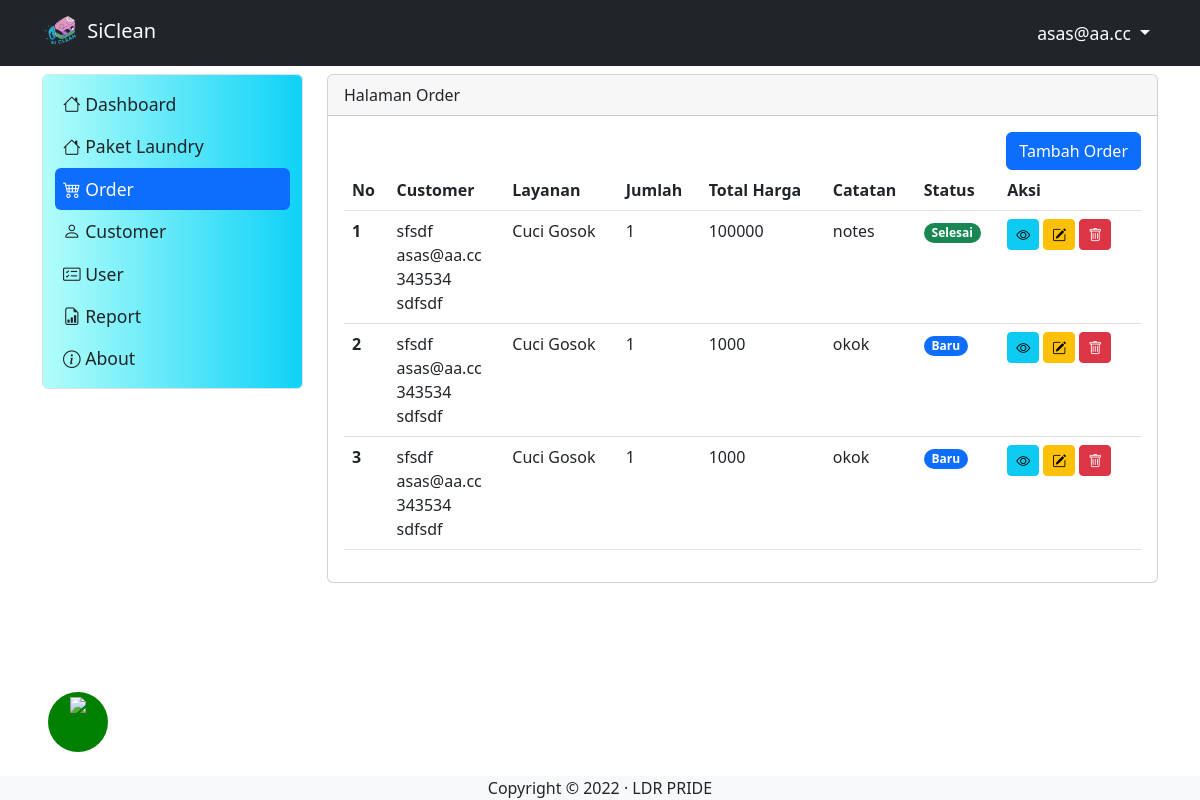
Page /order (signed in) on the committed database.
### tables this page shows
CREATE TABLE `tb_user` (
  `id_user` int(11) NOT NULL,
  `username` varchar(200) DEFAULT NULL,
  `password` varchar(200) DEFAULT NULL,
  `level` int(1) DEFAULT NULL,
  `nama` varchar(200) DEFAULT NULL,
  `nohp` varchar(15) DEFAULT NULL,
  `alamat` varchar(300) DEFAULT NULL
);

CREATE TABLE `tb_order` (
  `id` int(11) NOT NULL,
  `packet_id` int(11) DEFAULT NULL,
  `user_id` int(11) NOT NULL,
  `total_price` varchar(250) NOT NULL,
  `qty` int(50) NOT NULL,
  `notes` varchar(250) NOT NULL,
  `status` int(10) NOT NULL
);

CREATE TABLE `tb_daftar_paket` (
  `id_paket` int(11) NOT NULL,
  `foto` varchar(200) DEFAULT NULL,
  `nama_paket` varchar(200) DEFAULT NULL,
  `keterangan` varchar(200) DEFAULT NULL,
  `harga` varchar(15) DEFAULT NULL
);

### order.php (the view, shortened to what this page needs)
<?php
include "proses/connect.php";
$query = mysqli_query($conn, "SELECT o.id, o.total_price, o.qty, o.notes, o.status, u.username, u.level, u.nama, u.nohp, u.alamat, d.nama_paket, d.keterangan, d.harga from tb_order o, tb_user u, tb_daftar_paket d WHERE o.user_id = u.id_user AND o.packet_id = d.id_paket;");
while ($record = mysqli_fetch_array($query)) {
    $result[] = $record;
}
?>
<div class="col-lg-9 mt-2">
    <div class="card">
        <div class="card-header">
            Halaman Order
        </div>
        <div class="card-body">
            <div class="row">
                <div class="col d-flex justify-content-end">
                    <button class="btn btn-primary" data-bs-toggle="modal" data-bs-target="#ModalTambahUser">Tambah
                        Order</button>
                </div>
            </div>
            <?php
            if (empty($result)) {
                echo "Data Menu Makanan atau Minuman tidak ada";
            } else {
            ?>
            <div class="table-responsive">
                <table class="table table-hover">
                    <thead>
                        <tr class="text-nowrap">
                            <th scope="col">No</th>
                            <th scope="col">Customer</th>
                            <th scope="col">Layanan</th>
                            <th scope="col">Jumlah</th>
                            <th scope="col">Total Harga</th>
                            <th scope="col">Catatan</th>
                            <th scope="col">Status</th>
                            <th scope="col">Aksi</th>
                        </tr>
                    </thead>
                    <tbody>
                        <?php
                            $no = 1;
                            foreach ($result as $row) {
                            ?>
                        <tr>
                            <th scope="row"><?php echo $no++ ?></th>
                            <td>
                                <?php echo $row['nama'] ?>
                                <br>
                                <?php echo $row['username'] ?>
                                <br>
                                <?php echo $row['nohp'] ?>
                                <br>
                                <?php echo $row['alamat'] ?>
                            </td>
                            <td><?php echo $row['nama_paket'] ?></td>
                            <td><?php echo $row['qty'] ?></td>
                            <td><?php echo $row['total_price'] ?></td>
                            <td><?php echo $row['notes'] ?></td>
                            <td>
                                <?php if($row['status'] == 0) : ?>
                                <span class="badge rounded-pill text-bg-primary">Baru</span>
                                <?php elseif($row['status'] == 1) : ?>
                                <span class="badge rounded-pill text-bg-warning">Diproses</span>
                                <?php elseif($row['status'] == 2) : ?>
                                <span class="badge rounded-pill text-bg-success">Selesai</span>
                                <?php endif; ?>
                            </td>
                            <td>
                                <div class="d-flex">
                                    <button class="btn btn-info btn-sm me-1" data-bs-toggle="modal"
                                        data-bs-target="#ModalView<?php echo $row['id'] ?>"><i
                                            class="bi bi-eye"></i></button>
                                    <button class="btn btn-warning btn-sm me-1" data-bs-toggle="modal"
                                        data-bs-target="#ModalEdit<?php echo $row['id'] ?>"><i
                                            class="bi bi-pencil-square"></i></button>
                                    <button class="btn btn-danger btn-sm me-1" data-bs-toggle="modal"
                                        data-bs-target="#ModalDelete<?php echo $row['id'] ?>"><i
                                            class="bi bi-trash"></i></button>
                                </div>
                            </td>
                        </tr>
                        <?php
                            }
                            ?>
                    </tbody>
                </table>
            </div>
            <?php
            }
            ?>
        </div>
    </div>
</div>

### header.php (shortened to what this page needs)
<nav class="navbar navbar-expand navbar-dark bg-dark sticky-top">
    <div class="container-lg">
        <a class="navbar-brand" href="."> <img src="assets/LOGO.png" width="40px"> SiClean</a>
        <div class="collapse navbar-collapse justify-content-end" id="navbarNavDropdown">
            <ul class="navbar-nav">
                <li class="nav-item dropdown">
                    <a class="nav-link dropdown-toggle" href="#" role="button" data-bs-toggle="dropdown"
                        aria-expanded="false">
                        <?php echo $hasil['username']; ?>
                    </a>
                </li>
            </ul>
        </div>
    </div>
</nav>

### sidebar.php (style rules this page uses)
.navbar .navbar-nav .nav-link { color: #fff; font-size: 1.1em; }
.navbar .navbar-nav>li>a { color: #FFF; }

### rows in the picture
tb_user: username "asas@aa.cc"
tb_order: user.nama "sfsdf", user.username "asas@aa.cc", user.nohp "343534", user.alamat "sdfsdf", packet.nama_paket "Cuci Gosok", qty "1", total_price "100000", notes "notes", status "Selesai"
tb_order: user.nama "sfsdf", user.username "asas@aa.cc", user.nohp "343534", user.alamat "sdfsdf", packet.nama_paket "Cuci Gosok", qty "1", total_price "1000", notes "okok", status "Baru"
tb_order: user.nama "sfsdf", user.username "asas@aa.cc", user.nohp "343534", user.alamat "sdfsdf", packet.nama_paket "Cuci Gosok", qty "1", total_price "1000", notes "okok", status "Baru"
